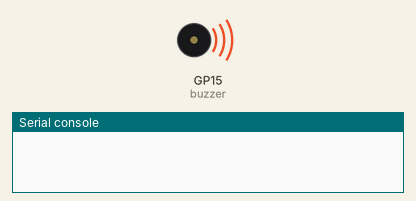
A program run on a simulated Raspberry Pi Pico running MicroPython. Parts: buzzer (waves = sounding), the last lines printed to the serial console. At 2.0 s the program stops and its outputs stay as they are.

Above: at 0.1 s.
At 2.1 s:
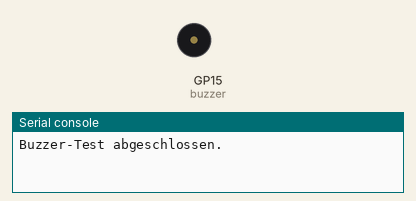
Timing chart, 0 to 3.5 s (numbered marks = the images above):
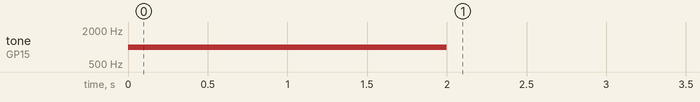

The program:

02_buzzer_testen.py
```python
"""
Projekt 06 · Test 2: Buzzer einzeln prüfen

LERNZIEL:
- Sicherstellen, dass der Buzzer klingt, bevor wir ihn in die
  Alarmanlage einbauen.

HARDWARE:
- Buzzer + an GPIO 15, Buzzer - an GND.
"""

from machine import Pin, PWM
from utime import sleep

buzzer = PWM(Pin(15))
buzzer.freq(1000)        # 1000 Hz -- typischer Alarmton
buzzer.duty_u16(32768)   # ~halbe Lautstärke
sleep(2)
buzzer.duty_u16(0)       # aus

print("Buzzer-Test abgeschlossen.")
```

Measured:
- by itself, tone on GP15 (buzzer): silent → 1000 Hz at 0.00 s, → silent 2.0 s later
